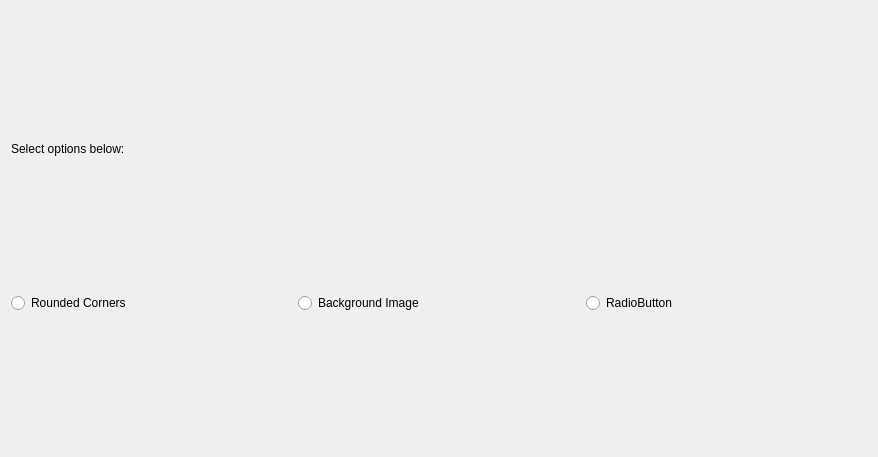
<?xml version="1.0" encoding="UTF-8"?>
<ui version="4.0">
 <class>SkinsPage</class>
 <widget class="QWidget" name="SkinsPage">
  <property name="geometry">
   <rect>
    <x>0</x>
    <y>0</y>
    <width>878</width>
    <height>457</height>
   </rect>
  </property>
  <property name="font">
   <font>
    <family>Ubuntu</family>
   </font>
  </property>
  <property name="windowTitle">
   <string>Skins Pages</string>
  </property>
  <layout class="QVBoxLayout" name="verticalLayout">
   <item>
    <layout class="QGridLayout" name="mainLayout"/>
   </item>
   <item>
    <widget class="QLabel" name="label">
     <property name="sizePolicy">
      <sizepolicy hsizetype="Preferred" vsizetype="Maximum">
       <horstretch>0</horstretch>
       <verstretch>0</verstretch>
      </sizepolicy>
     </property>
     <property name="text">
      <string>Select options below:</string>
     </property>
    </widget>
   </item>
   <item>
    <layout class="QHBoxLayout" name="horizontalLayout">
     <item>
      <widget class="QRadioButton" name="rbRound">
       <property name="text">
        <string>Rounded Corners</string>
       </property>
      </widget>
     </item>
     <item>
      <widget class="QRadioButton" name="rbBackground">
       <property name="text">
        <string>Background Image</string>
       </property>
      </widget>
     </item>
     <item>
      <widget class="QRadioButton" name="radioButton">
       <property name="text">
        <string>RadioButton</string>
       </property>
      </widget>
     </item>
    </layout>
   </item>
  </layout>
 </widget>
 <resources>
  <include location="../bitcoin.qrc"/>
 </resources>
 <connections/>
</ui>
